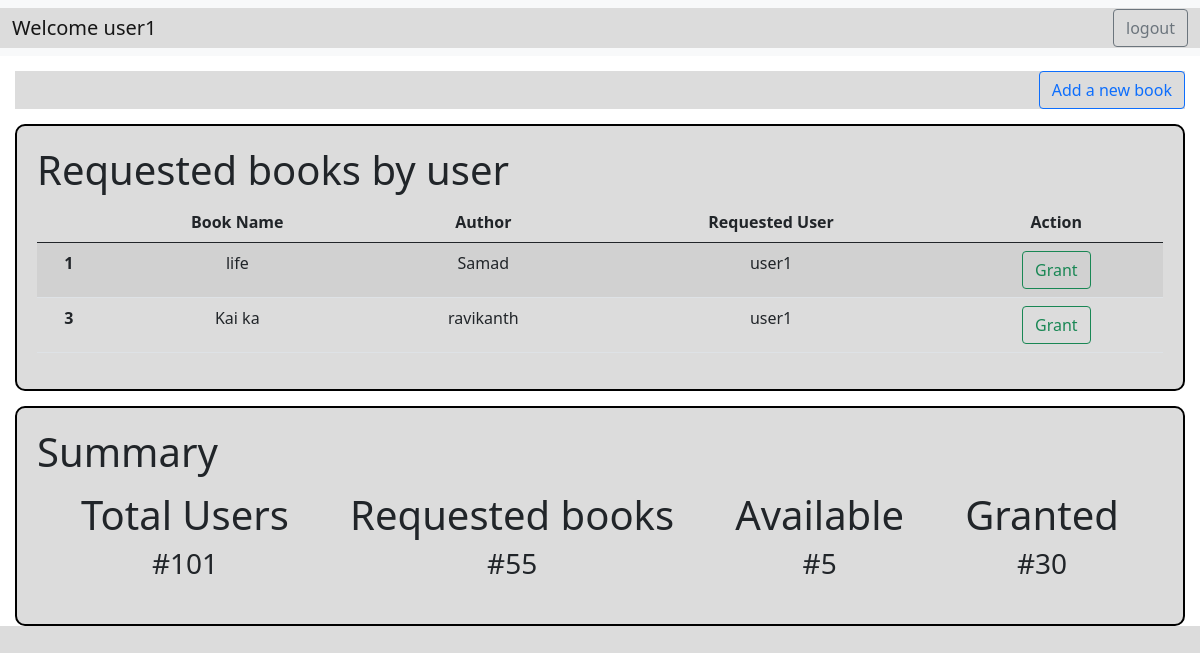
Page /admin_dashboard/1 on the committed database.
### application/models.py (models this page shows)
class User(db.Model):
    id = db.Column(db.Integer, primary_key = True)
    email = db.Column(db.String(),unique = True, nullable = False)
    username = db.Column(db.String(), unique = True, nullable = False)
    password = db.Column (db.String(), nullable = False)
    type = db.Column (db.String(),default ="general")
    ebooks = db.relationship('Ebook', backref = 'bearer')

class Ebook(db.Model):
    id = db.Column(db.Integer, primary_key = True)
    b_name = db.Column(db.String(), nullable = False)
    author = db.Column(db.String(), nullable = False)
    b_url = db.Column(db.String(), nullable = True)
    status = db.Column(db.String(), default = "Available")
    user_id = db.Column(db.Integer, db.ForeignKey('user.id'), nullable = True)

### application/controllers.py (the view)
@app.route("/admin_dashboard/<int:user_id>", methods=["GET"])
def admin_dashboard(user_id):
    this_user = User.query.filter_by(id=int(user_id)).first()
    e_books = Ebook.query.filter_by(status="Requested").all()
    e_users = User.query.all()
    return render_template("admin_dashboard.html", user=this_user, admin_books=e_books,admin_users = e_users)

### templates/admin_dashboard.html (shortened to what this page needs)
<!DOCTYPE html>
<html lang="en">
<head>
    <link href="https://cdn.jsdelivr.net/npm/bootstrap@5.0.2/dist/css/bootstrap.min.css" rel="stylesheet"
>
    <link rel="stylesheet" href="../static/style.css">
</head>
<body>
    <div class="sign_in">
        <nav class="navbar navbar-expand-lg navbar-light bg-light">
            <div class="container-fluid">
                <a class="navbar-brand" href="#">Welcome {{user.username}}</a>
                <div class="d-flex">
                    <a class="btn btn-outline-secondary" href="/login">logout</a>
                </div>
            </div>
        </nav>
    </div>
    <div id="book_button">
        <a href="/create_eb" class="btn btn-outline-primary">Add a new book</a>
    </div>
    <div class=" req_books_admin content_main">
        <h1> Requested books by user </h1>
        <div id="content">
            <table class="table table-striped table-hover">
                <thead>
                    <tr>
                        <th scope="col">{{ID}}</th>
                        <th scope="col">Book Name</th>
                        <th scope="col">Author</th>
                        <th scope="col">Requested User</th>
                        <th scope="col">Action</th>
                    </tr>
                </thead>
                <tbody>
                    {% for admin_book in admin_books%}
                    <tr>
                        <th scope="row">{{admin_book.id}}</th>
                        <td>{{admin_book.b_name}}</td>
                        <td>{{admin_book.author}}</td>
                        {% for admin_user in admin_users %}
                        {% if admin_user.id == admin_book.user_id %}
                        <td>{{ admin_user.username }}</td>
                        {% endif %}
                        {% endfor %}
                        <td>
                            <a href="{{ url_for('grant_permission', user_id=user.id, book_id=admin_book.id, customer_user_id=admin_book.user_id) }}"
                                class="btn btn-outline-success">Grant</a>
                        </td>
                    </tr>
                    {% endfor %}
                </tbody>
            </table>
        </div>
    </div>
    <div class="summary_head ">
        <h1> Summary </h1>
        <div class="summary ">
            <div class="individual_summary ">
                <h1>Total Users</h1>
                <h3>#101</h3>
            </div>
            <div class="individual_summary">
                <h1>Requested books</h1>
                <h3>#55</h3>
            </div>
            <div class="individual_summary">
                <h1>Available</h1>
                <h3>#5</h3>
            </div>
            <div class="individual_summary">
                <h1>Granted</h1>
                <h3>#30</h3>
            </div>
        </div>
    </div>
</body>
</html>

### static/style.css (style rules this page uses)
* { margin: 0px; padding: 0px; background-color: gainsboro; }
.content_main { border: 2px solid black; border-radius: 10px; margin: 15px; padding: 20px; }
.summary { display: flex; flex-direction: row; justify-content: space-evenly; align-items: center; text-align: center; gap: 2rem; margin: 15px; }
.summary_head { border: 2px solid black; border-radius: 10px; margin: 15px; padding: 20px; }
#content { text-align: center; }
#book_button { margin: 15px; text-align: right; }

### rows in the picture
User: username "user1"
Ebook: id "1", b_name "life", author "Samad"
Ebook: id "3", b_name "Kai ka", author "ravikanth"
